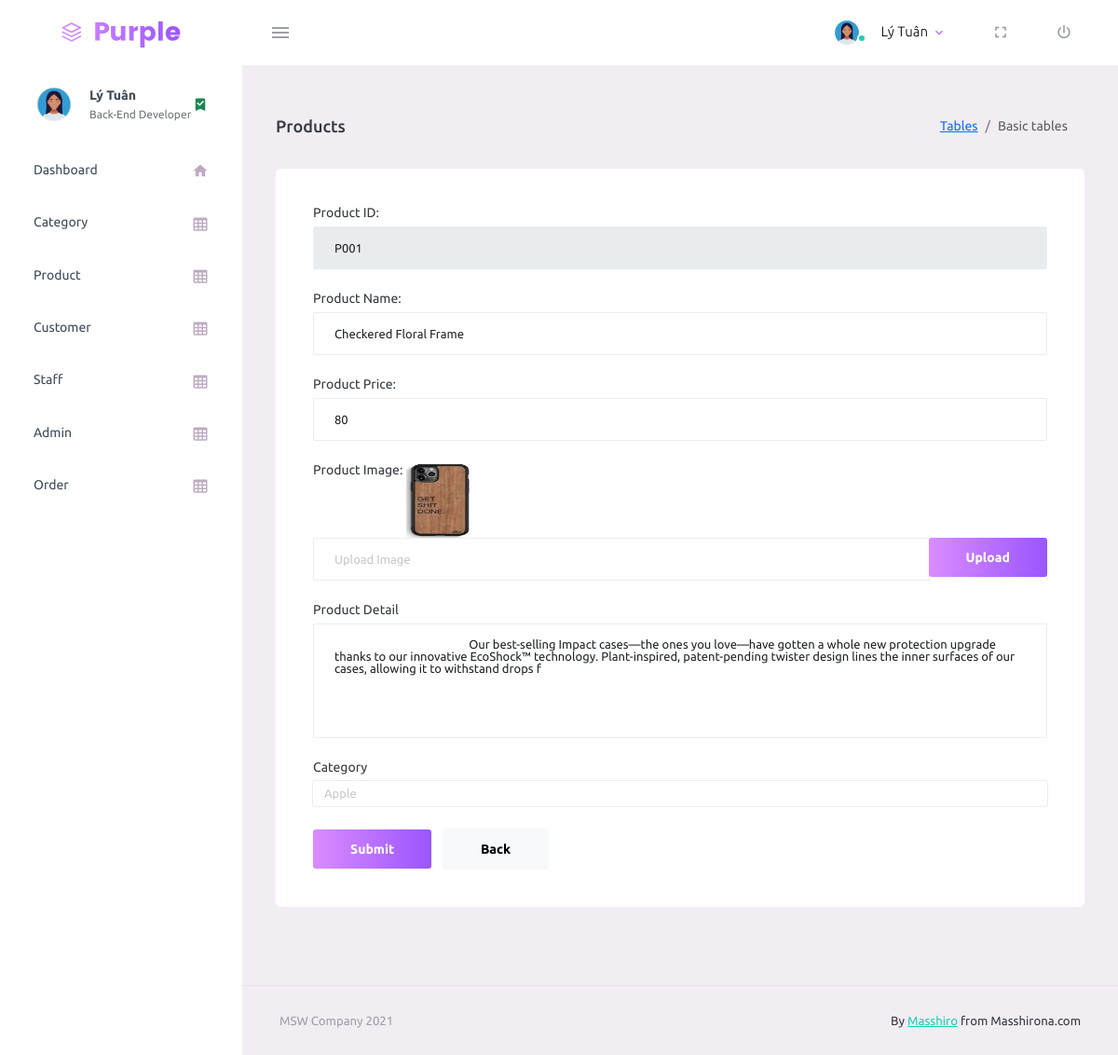
/admin/product/product-edit.php?id=P001 (signed in), run on the app's committed database.
### tables this page shows
create table staff(
staffID varchar(30),
staffImage varchar(255),
staffName nvarchar(60) not null,
staffPhone varchar(30) null,
staffEmail varchar(50) unique,
staffRole varchar(30),
primary key (staffID)
);

create table product(
productID varchar(30),
productName varchar(50) not null,
productPrice int not null default(1),
productImage varchar(255) null,
productDetail varchar(255) null,
categoryID int not null,
primary key (productID),
constraint FK_ProductCategory foreign key(categoryID) 
references category(categoryID)
on delete cascade 
on update cascade

);

create table category(
categoryID int auto_increment primary key,
categoryName varchar(30) not null unique,
descriptions text
);

### admin/function.php (called while the page is built, shortened)
<?php
    function getUserData($id,$conn){
    $sql = "select * from
    adminAccount as a , staff as s
    where a.staffID = s.staffID
    and a.adminID = ?";
    $stmt = $conn->prepare($sql);
    $stmt->bindParam(1,$id);
    $stmt->execute();
    $row = $stmt->fetch(PDO::FETCH_ASSOC);
    return $row;
}
    function getUserID($username,$conn){
    $sql = "select adminID from adminAccount where username = ?";
    $stmt = $conn-> prepare($sql);
    $stmt->bindParam(1,$username);
    $stmt->execute();
    $row = $stmt->fetch(PDO::FETCH_ASSOC);
    return $row['adminID'];
}
?>

### admin/product/product-edit.php (the view, shortened to what this page needs)
<?php
    require_once("../../connection/connectdb.php");
    require("../function.php");
?>
<?php
    try {
		$sql = "select * from category";
		$stmt_cat = $conn->query($sql);
		$rows_cat = $stmt_cat->fetchAll();
	} catch(PDOException $ex) {
		echo "Error: " . $ex->getMessage();
	}
    try {
        $sql = "select * from product where productID = ?";
        $stmt_edit = $conn->prepare($sql);
        $stmt_edit->bindParam(1, $_GET['id']);
        $stmt_edit->execute();
        $row_edit = $stmt_edit->fetch();
    }catch(PDOException $ex) {
        echo 'Error: ' . $ex->getMessage();
    }
?>
<!DOCTYPE html>
<html lang="en">
<html>
<head>
    <link href="https://cdn.jsdelivr.net/npm/bootstrap@5.2.2/dist/css/bootstrap.min.css" rel="stylesheet">
    <link href="https://cdnjs.cloudflare.com/ajax/libs/font-awesome/6.2.1/css/all.min.css" rel="stylesheet">
    <link rel="stylesheet" href="../assets/vendors/mdi/css/materialdesignicons.min.css">
    <link rel="stylesheet" href="../assets/vendors/css/vendor.bundle.base.css">
    <link rel="stylesheet" href="../assets/css/style.css">
    <link rel="stylesheet" href="https://cdnjs.cloudflare.com/ajax/libs/font-awesome/6.2.1/css/all.min.css"
 />
</head>
<body>
    <div class="container-scroller">
        <nav class="navbar default-layout-navbar col-lg-12 col-12 p-0 fixed-top d-flex flex-row">
            <div class="text-center navbar-brand-wrapper d-flex align-items-center justify-content-center">
                <a class="navbar-brand brand-logo" href="../index.php"><img src="../assets/images/logo.svg"
                        alt="logo" /></a>
            </div>
            <div class="navbar-menu-wrapper d-flex align-items-stretch">
                <button class="navbar-toggler navbar-toggler align-self-center" type="button" data-toggle="minimize">
                    <span class="mdi mdi-menu"></span>
                </button>
                <ul class="navbar-nav navbar-nav-right">
                    <li class="nav-item nav-profile dropdown">
                        <a class="nav-link dropdown-toggle" id="profileDropdown" href="#" data-bs-toggle="dropdown"
                            aria-expanded="false">
                            <?php if(isset($_SESSION['username'])) {
                                $userData = getUserData(trim(getUserID($_SESSION['username'],$conn)),$conn);
                                ?>
                            <div class="nav-profile-img">
                                <img src="../../image/staff/<?=$userData['staffImage'] ?>" alt="image">
                                <span class="availability-status online"></span>
                            </div>
                            <div class="nav-profile-text">
                                <p class="mb-1 text-black">
                                    <?php echo $userData['staffName']; ?>
                                </p>
                            </div>
                            <?php }?>
                        </a>
                    </li>
                    <li class="nav-item d-none d-lg-block full-screen-link">
                        <a class="nav-link">
                            <i class="mdi mdi-fullscreen" id="fullscreen-button"></i>
                        </a>
                    </li>
                    <li class="nav-item nav-logout d-none d-lg-block">
                        <a class="nav-link" href="../login/logout.php">
                            <i class="mdi mdi-power"></i>
                        </a>
                    </li>
                </ul>
            </div>
        </nav>
        <div class="container-fluid page-body-wrapper">
            <nav class="sidebar sidebar-offcanvas" id="sidebar">
                <ul class="nav">
                    <li class="nav-item nav-profile">
                        <a href="#" class="nav-link">
                            <?php if(isset($_SESSION['username'])) {
                                $userData = getUserData(trim(getUserID($_SESSION['username'],$conn)),$conn);
                                ?>
                            <div class="nav-profile-image">
                                <img src="../../image/staff/<?=$userData['staffImage'] ?>" alt="profile">
                            </div>
                            <div class="nav-profile-text d-flex flex-column">
                                <span class="font-weight-bold mb-2">
                                    <?php echo $userData['staffName']?>
                                </span>
                                <span class="text-secondary text-small"><?php echo $userData['staffRole']?></span>
                            </div>
                            <i class="mdi mdi-bookmark-check text-success nav-profile-badge"></i>
                            <?php }?>
                        </a>
                    </li>
                    <li class="nav-item">
                        <a class="nav-link" href="../index.php">
                            <span class="menu-title">Dashboard</span>
                            <i class="mdi mdi-home menu-icon"></i>
                        </a>
                    </li>
                    <li class="nav-item">
                        <a class="nav-link" href="../category/category.php">
                            <span class="menu-title">Category</span>
                            <i class="mdi mdi-table-large menu-icon"></i>
                        </a>
                    </li>
                    <li class="nav-item">
                        <a class="nav-link" href="../product/product.php">
                            <span class="menu-title">Product</span>
                            <i class="mdi mdi-table-large menu-icon"></i>
                        </a>
                    </li>
                    <li class="nav-item">
                        <a class="nav-link" href="../customer/customer.php">
                            <span class="menu-title">Customer</span>
                            <i class="mdi mdi-table-large menu-icon"></i>
                        </a>
                    </li>
                    <li class="nav-item">
                        <a class="nav-link" href="../staff/staff.php">
                            <span class="menu-title">Staff</span>
                            <i class="mdi mdi-table-large menu-icon"></i>
                        </a>
                    </li>
                    <li class="nav-item">
                        <a class="nav-link" href="../admin/admin.php">
                            <span class="menu-title">Admin</span>
                            <i class="mdi mdi-table-large menu-icon"></i>
                        </a>
                    </li>
                    <li class="nav-item">
                        <a class="nav-link" href="../order/order.php">
                            <span class="menu-title">Order</span>
                            <i class="mdi mdi-table-large menu-icon"></i>
                        </a>
                    </li>
                </ul>
            </nav>
            <div class="main-panel">
                <div class="content-wrapper">
                    <div class="page-header">
                        <h3 class="page-title"> Products </h3>
                        <nav aria-label="breadcrumb">
                            <ol class="breadcrumb">
                                <li class="breadcrumb-item"><a href="#">Tables</a></li>
                                <li class="breadcrumb-item active" aria-current="page">Basic tables</li>
                            </ol>
                        </nav>
                    </div>
                    <div class="row">
                        <div class="col-lg-12 grid-margin stretch-card">
                            <div class="card">
                                <div class="card-body">
                                    <form class="forms-sample" method="POST"
                                        action="<?php echo $_SERVER['PHP_SELF'] ?>">
                                        <div class="form-group">
                                            <label for="productID">Product ID:</label>
                                            <input type="text" class="form-control" id="productID" readonly
                                                value="<?= $row_edit['productID']?>" name="id">
                                        </div>
                                        <div class="form-group">
                                            <label for="productName">Product Name: </label>
                                            <input type="text" class="form-control" id="productName"
                                                placeholder="Enter product name" value="<?= $row_edit['productName']?>"
                                                name="name">
                                        </div>
                                        <div class="form-group">
                                            <label for="productPrice">Product Price: </label>
                                            <input type="text" class="form-control" id="productPrice"
                                                placeholder="Enter product price"
                                                value="<?= $row_edit['productPrice']?>" name="price">
                                        </div>
                                        <div class="form-group">
                                            <label>Product Image:</label>
                                            <img src="../../image/products/<?= $row_edit['productImage'] ?>"
                                                height="80px" width="70px" alt="no image">
                                            <div class="input-group col-xs-12">
                                                <input type="text" class="form-control file-upload-info" disabled
                                                    placeholder="Upload Image">
                                                <span class="input-group-append">
                                                    <button class="file-upload-browse btn btn-gradient-primary"
                                                        type="button">Upload</button>
                                                </span>
                                            </div>
                                        </div>
                                        <div class="form-group">
                                            <label for="productDetail">Product Detail</label>
                                            <textarea type="details" class="form-control" id="productDetail" rows="7"
                                                name="details">
                                                <?=$row_edit['productDetail']?>
                                            </textarea>
                                        </div>
                                        <div class=" form-group">
                                            <label for="productCategory">Category</label>
                                            <select class="form-control" id="productCategory" name="categoryID">
                                                <?php foreach($rows_cat as $row)  { ?>
                                                <option value="<?= $row['categoryID'] ?>"
                                                    <?php echo $row['categoryID'] == $row_edit['categoryID'] ? 'selected' : '' ?>>
                                                    <?php echo $row['categoryName'] ?>
                                                </option>
                                                <?php } ?>
                                            </select>
                                        </div>
                                        <button type="submit" class="btn btn-gradient-primary me-2"
                                            name="update">Submit</button>
                                        <a href="product.php" class="btn btn-light">Back</a>
                                    </form>
                                </div>
                            </div>
                        </div>
                    </div>
                </div>
                <footer class="footer">
                    <div class="container-fluid d-flex justify-content-between">
                        <span class="text-muted d-block text-center text-sm-start d-sm-inline-block">MSW Company
                            2021</span>
                        <span class="float-none float-sm-end mt-1 mt-sm-0 text-end"> By <a href="#"
                                target="_blank">Masshiro</a> from Masshirona.com</span>
                    </div>
                </footer>
            </div>
        </div>
    </div>
</body>
</html>

### data on the page
product: id "P001", name "Checkered Floral Frame", price "80", productImage (picture), details "Our best-selling Impact cases—the ones you love—have gotten a whole new protection upgrade thanks to our innovative EcoShock™ technology. Plant-inspired, patent-pending twister design lines the inner surfaces of our cases, allowing it to withstand drops f", categoryID "Apple"

### other printed values
$userData['staffName'] "Lý Tuân"
$userData['staffRole'] "Back-End Developer"
